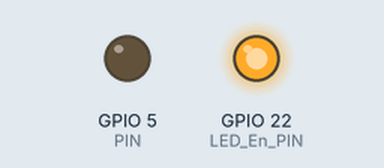
Recording of a program running on a simulated Raspberry Pi (BCM pin numbers). Shown: output pins drawn as LEDs (lit = HIGH).

Above: at 0.05 s.
At 0.5 s:
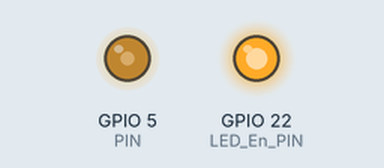
At 0.95 s:
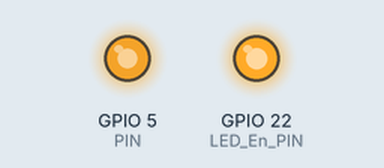
At 1.9 s:
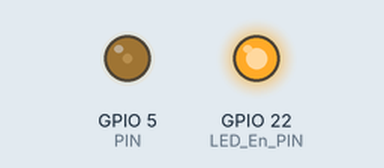
Timing chart, 0 to 4.8 s (numbered marks = the images above):
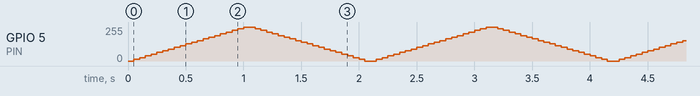

The program:

sw_pwm.py
```python
import RPi.GPIO as GPIO
import time

LED_En_PIN = 22     # Led enable
PIN = 5  # GPIO5 (physical pin 29)

def main():
    GPIO.setmode(GPIO.BCM)       # Use BCM numbering
    GPIO.setwarnings(False)
    GPIO.setup(LED_En_PIN, GPIO.OUT, initial=GPIO.HIGH)
    GPIO.setup(PIN, GPIO.OUT)
    pwm = GPIO.PWM(PIN, 500)     # 500 Hz software PWM
    pwm.start(30)                # Start with 30% duty cycle

    try:
        while True:
            # Fade effect demo
            for duty in range(0, 101, 5):  # 0% → 100%
                pwm.ChangeDutyCycle(duty)
                time.sleep(0.05)
            for duty in range(100, -1, -5):  # 100% → 0%
                pwm.ChangeDutyCycle(duty)
                time.sleep(0.05)
    except KeyboardInterrupt:
        pass
    finally:
        pwm.stop()
        GPIO.cleanup()

if __name__ == "__main__":
    main()
```
